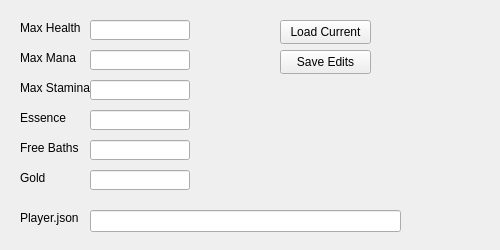
<?xml version="1.0" encoding="UTF-8"?>
<ui version="4.0">
 <class>MainWindow</class>
 <widget class="QMainWindow" name="MainWindow">
  <property name="geometry">
   <rect>
    <x>0</x>
    <y>0</y>
    <width>500</width>
    <height>250</height>
   </rect>
  </property>
  <property name="minimumSize">
   <size>
    <width>500</width>
    <height>250</height>
   </size>
  </property>
  <property name="maximumSize">
   <size>
    <width>500</width>
    <height>250</height>
   </size>
  </property>
  <property name="windowTitle">
   <string>MainWindow</string>
  </property>
  <widget class="QWidget" name="centralwidget">
   <widget class="QLineEdit" name="healthEdit">
    <property name="geometry">
     <rect>
      <x>90</x>
      <y>20</y>
      <width>100</width>
      <height>20</height>
     </rect>
    </property>
   </widget>
   <widget class="QLineEdit" name="manaEdit">
    <property name="geometry">
     <rect>
      <x>90</x>
      <y>50</y>
      <width>100</width>
      <height>20</height>
     </rect>
    </property>
   </widget>
   <widget class="QLineEdit" name="stamEdit">
    <property name="geometry">
     <rect>
      <x>90</x>
      <y>80</y>
      <width>100</width>
      <height>20</height>
     </rect>
    </property>
   </widget>
   <widget class="QLineEdit" name="goldEdit">
    <property name="geometry">
     <rect>
      <x>90</x>
      <y>170</y>
      <width>100</width>
      <height>20</height>
     </rect>
    </property>
   </widget>
   <widget class="QLineEdit" name="essEdit">
    <property name="geometry">
     <rect>
      <x>90</x>
      <y>110</y>
      <width>100</width>
      <height>20</height>
     </rect>
    </property>
   </widget>
   <widget class="QLineEdit" name="freebathEdit">
    <property name="geometry">
     <rect>
      <x>90</x>
      <y>140</y>
      <width>100</width>
      <height>20</height>
     </rect>
    </property>
   </widget>
   <widget class="QLabel" name="healthLbl">
    <property name="geometry">
     <rect>
      <x>20</x>
      <y>20</y>
      <width>81</width>
      <height>16</height>
     </rect>
    </property>
    <property name="text">
     <string>Max Health</string>
    </property>
   </widget>
   <widget class="QLabel" name="manaLbl">
    <property name="geometry">
     <rect>
      <x>20</x>
      <y>50</y>
      <width>61</width>
      <height>16</height>
     </rect>
    </property>
    <property name="text">
     <string>Max Mana</string>
    </property>
   </widget>
   <widget class="QLabel" name="stamLbl">
    <property name="geometry">
     <rect>
      <x>20</x>
      <y>80</y>
      <width>71</width>
      <height>16</height>
     </rect>
    </property>
    <property name="text">
     <string>Max Stamina</string>
    </property>
   </widget>
   <widget class="QLabel" name="essLbl">
    <property name="geometry">
     <rect>
      <x>20</x>
      <y>110</y>
      <width>61</width>
      <height>16</height>
     </rect>
    </property>
    <property name="text">
     <string>Essence</string>
    </property>
   </widget>
   <widget class="QLabel" name="freebathLbl">
    <property name="geometry">
     <rect>
      <x>20</x>
      <y>140</y>
      <width>61</width>
      <height>16</height>
     </rect>
    </property>
    <property name="text">
     <string>Free Baths</string>
    </property>
   </widget>
   <widget class="QLabel" name="goldLbl">
    <property name="geometry">
     <rect>
      <x>20</x>
      <y>170</y>
      <width>49</width>
      <height>16</height>
     </rect>
    </property>
    <property name="text">
     <string>Gold</string>
    </property>
   </widget>
   <widget class="QPushButton" name="loadCurBtn">
    <property name="geometry">
     <rect>
      <x>280</x>
      <y>20</y>
      <width>91</width>
      <height>24</height>
     </rect>
    </property>
    <property name="text">
     <string>Load Current</string>
    </property>
   </widget>
   <widget class="QPushButton" name="saveBtn">
    <property name="geometry">
     <rect>
      <x>280</x>
      <y>50</y>
      <width>91</width>
      <height>24</height>
     </rect>
    </property>
    <property name="text">
     <string>Save Edits</string>
    </property>
   </widget>
   <widget class="QLineEdit" name="playerJsonEdit">
    <property name="geometry">
     <rect>
      <x>90</x>
      <y>210</y>
      <width>311</width>
      <height>22</height>
     </rect>
    </property>
   </widget>
   <widget class="QLabel" name="playerJsonLbl">
    <property name="geometry">
     <rect>
      <x>20</x>
      <y>210</y>
      <width>71</width>
      <height>16</height>
     </rect>
    </property>
    <property name="text">
     <string>Player.json</string>
    </property>
   </widget>
  </widget>
 </widget>
 <resources/>
 <connections/>
</ui>
